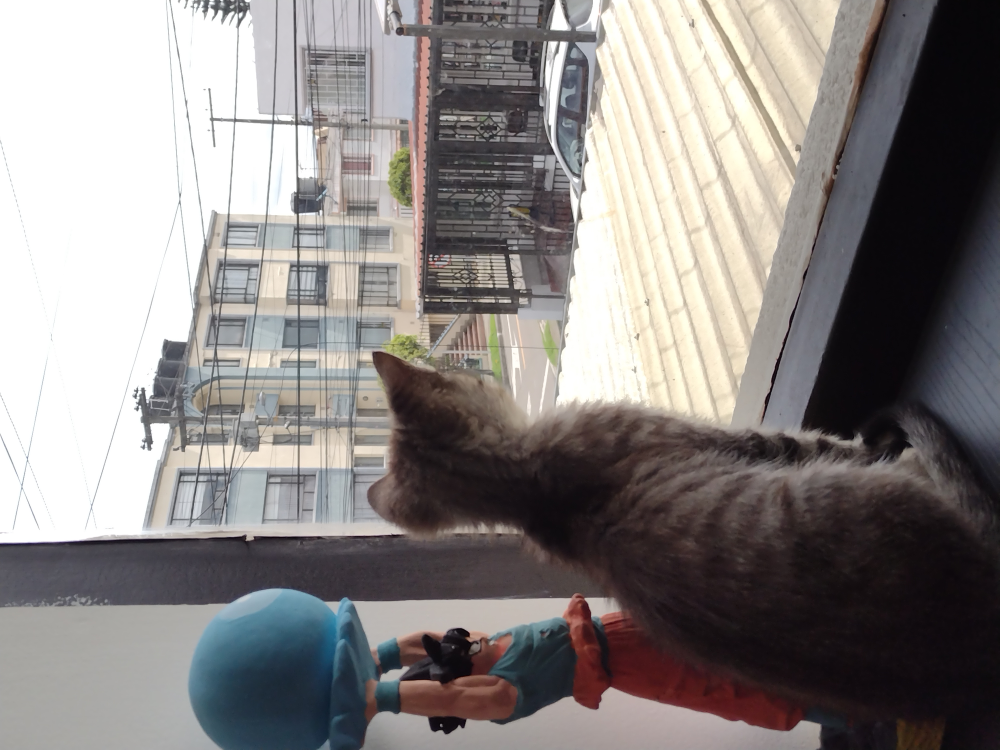
#> input picture Clase 06 - Numpy/Gatillo.jpg, 4000 x 3000 px (shown at 1/4 size)
$ jupyter execute 'Clase 6_ Numpy.ipynb'   (shell and % lines are left out)
#> lines starting #> are read from the running program, lines starting #| are printed output that depends on the picture
# Clase 6: Fundamentos de Numpy

## Objetivos

- Entender por qué y cuándo usar numpy en vez de solo pandas o listas de Python
- Dominar la creación, manipulación y operaciones rápidas sobre arrays
- Realizar transformaciones y análisis prácticos (números e imágenes)

---

## ¿Por qué Numpy? 🤔

1. Velocidad y eficiencia: numpy usa **arrays de bajo nivel** (C/C++), mucho más rápidos que listas de Python para cálculos grandes.
2. Uso en **ciencia de datos y ML**: muchas librerías (scikit-learn, tensorflow, pytorch) usan numpy internamente.
3. Manipulación de datos **multidimensionales**: arrays n-dim (matrices, imágenes, señales...)
4. Diferencia clave: pandas es para tablas y series con etiquetas, numpy es para **cálculo numérico intensivo** y manejo eficiente de arrays.

[cell 1]
import numpy as np
import pandas as pd
# Multiplicar por dos 1 millón de números
x_np = np.arange(1_000_000)
x_list = list(range(1_000_000))

[cell 2]
x_np * 2  # numpy

[cell 3]
[i*2 for i in x_list]  # puro python

---
## Creación de arrays y operaciones básicas

[cell 4]
np.zeros((3,3))  # Matriz de 3X3 que solo contiene ceros

[cell 5]
np.ones((2,4)) # Matriz de 2 filas x 4 columnas que solo contiene unos

[cell 6]
np.arange(0, 11, 2) # Vector de números del 0 al 10, con saltos de 2

[cell 7]
np.linspace(0, 1, 20) # Vector que contiene 5 valores entre el valor de inicio 0 y el valor de fin 1

[cell 8]
# Construir un arreglo de numpy desde una lista
arr = np.array([[[1, 2, 3],[4, 5, 6]],[[1, 2, 3],[4, 5, 6]]])
arr

[cell 9]
arr.shape # Forma del arreglo

[cell 10]
arr.size # Tamaño del arreglo (Cantidad de elementos que contiene)

[cell 11]
arr.dtype # Tipo de datos del arreglo

---
## Indexación, slicing y broadcasting

[cell 12]
A = np.arange(20).reshape(4,5)
A

[cell 13]
print(f"Elemento fila 3, col 2: {A[3, 2]}\n")   # Elemento fila 3, col 2
print(f"Segunda columna: {A[:, 1]}\n")   # Segunda columna
print(f"Filas 1 y 2: \n{A[1:3, :]}\n")   # Filas 1 y 2

[cell 14]
print(A + 10) #Suma 10 a cada valor del arreglo
print()
print(A * 2) #Multiplica por 2 cada valor del arreglo
print()
A[ A % 2 == 1 ] = 0   # Poner ceros donde hay pares
print(A)

---
## Operaciones rápidas y filtrado

[cell 15]
A

[cell 16]
print(f"Promedio de los valores del arreglo: {np.mean(A)}")
print()
print(f"Mediana de los valores del arreglo: {np.median(A)}")
print()
print(f"Desviación estandar de los valores del arreglo: {np.std(A)}")
print()
print(f"Sumatoria de los valores del arreglo por columna: {np.sum(A, axis=0)}")
print()
print(f"Maximo entre los valores del arreglo por fila: {np.max(A, axis=1)}")

[cell 17]
# Filtrado booleano
A[A < 15]  # Todos los menores de 15

---
## Lectura y manipulación de imágenes con numpy

[cell 18]
from PIL import Image  ## Uso de la libreria Pillow
img = Image.open('Gatillo.jpg').convert('RGB')
#> img is the input picture: PIL image 4000x3000 RGB; mean R, G, B 137.3, 132.8, 131.5
img_array = np.array(img)
img_array

[cell 19]
img_array.shape  # (alto, ancho, canales)
#> Out = (3000, 4000, 3)

[cell 20]
import matplotlib.pyplot as plt
plt.imshow(np.rot90(img_array, 3)) # Rotar la imagen 270 grados a la izquierda y Mostrarla
plt.axis('off')
plt.show()
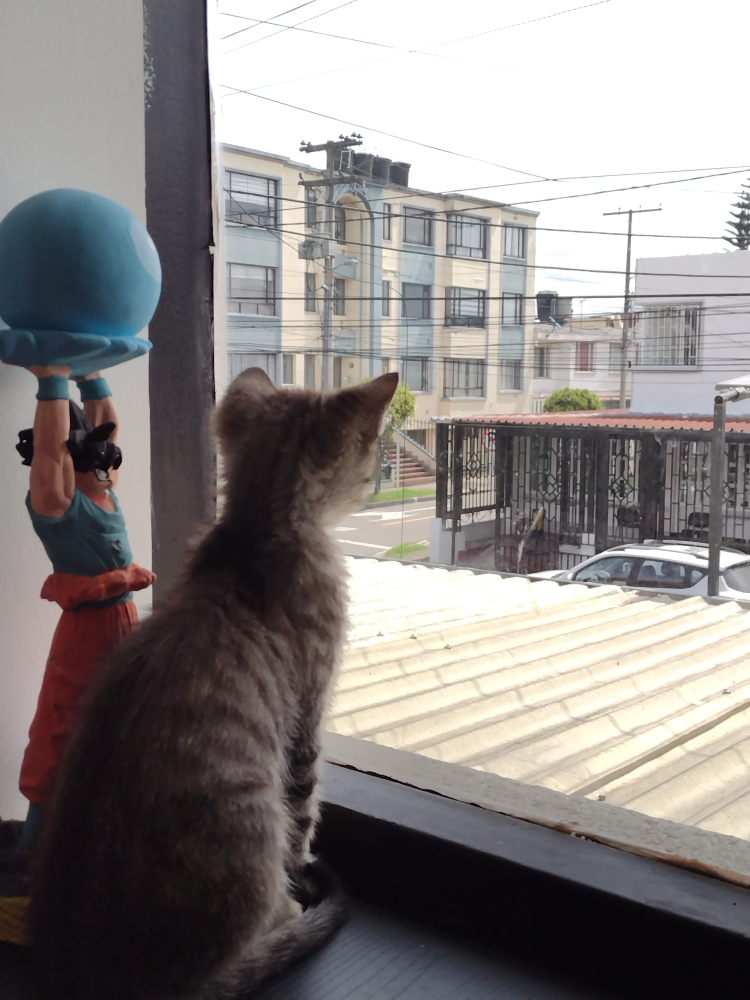
#> shown: shape (4000, 3000, 3) (shown at 1/4 size); mean R, G, B 137.3, 132.8, 131.5

[cell 21]
negativo = 255 - img_array
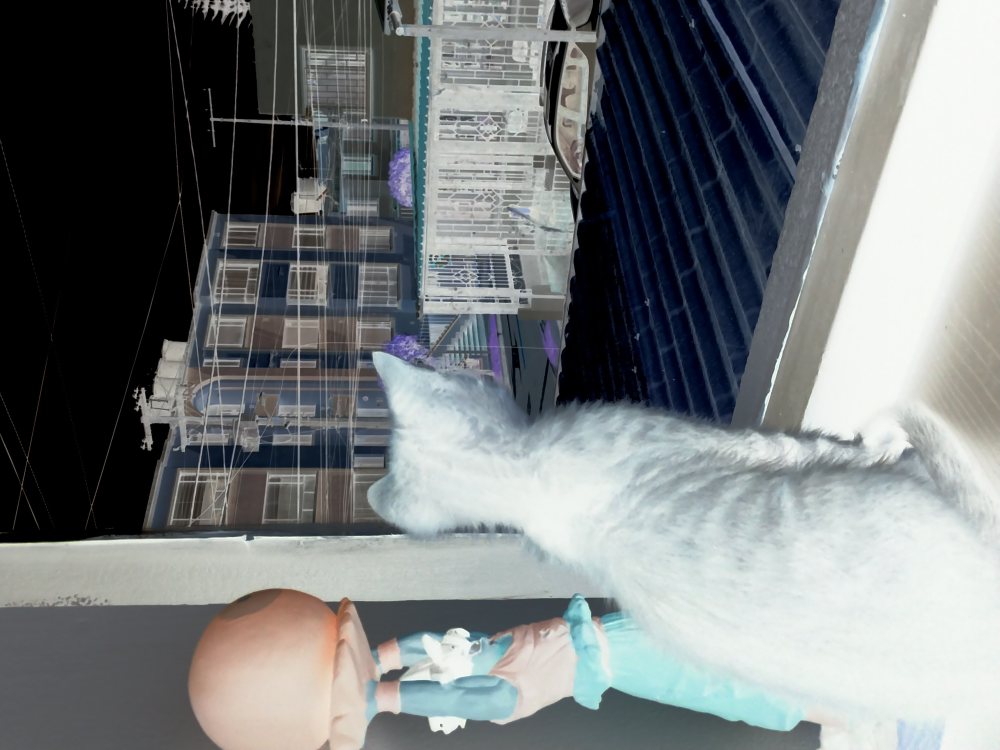
#> negativo: shape (3000, 4000, 3) (shown at 1/4 size); mean R, G, B 117.7, 122.2, 123.5
plt.imshow(np.rot90(negativo, 3))
plt.axis('off')
plt.show()
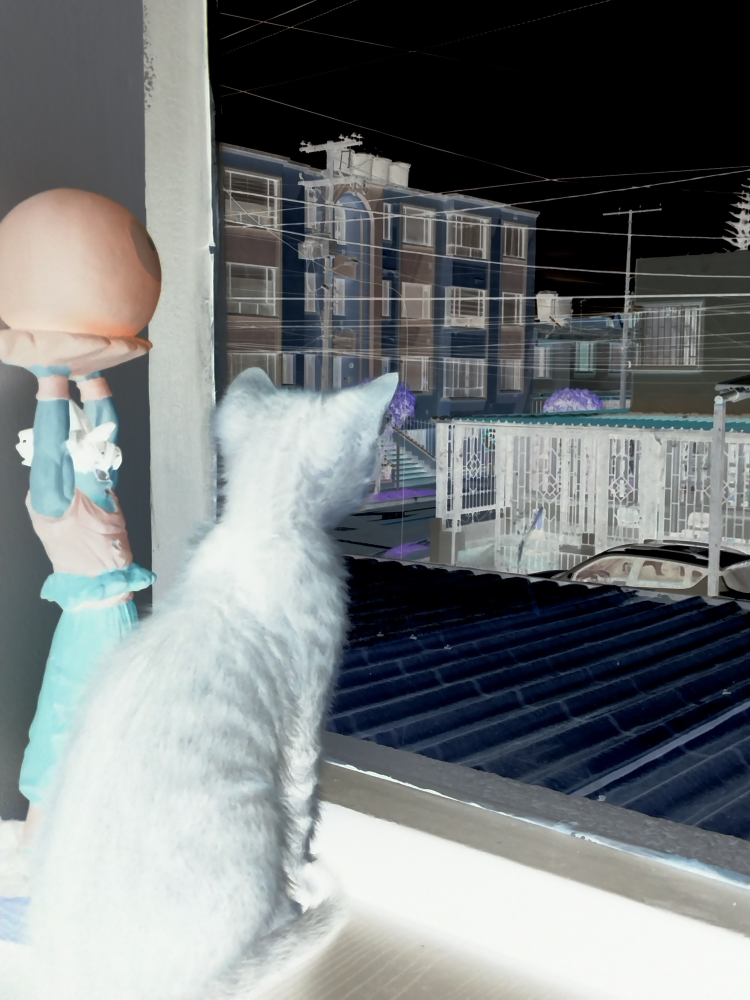
#> shown: shape (4000, 3000, 3) (shown at 1/4 size); mean R, G, B 117.7, 122.2, 123.5

[cell 22]
from scipy.ndimage import gaussian_filter


image = np.array(Image.open("Gatillo.jpg")) / 255.0  # Normalize to [0, 1]

# Define the standard deviation (sigma) for the Gaussian filter
sigma = 15.0  # Adjust this value for more or less blurring

# Apply Gaussian filter to each channel (R, G, B) separately
filtered_image = np.zeros_like(img_array)  # Initialize an array for the filtered image
for channel in range(3):  # Loop over the 3 color channels
    filtered_image[:, :, channel] = gaussian_filter(img_array[:, :, channel], sigma=sigma)
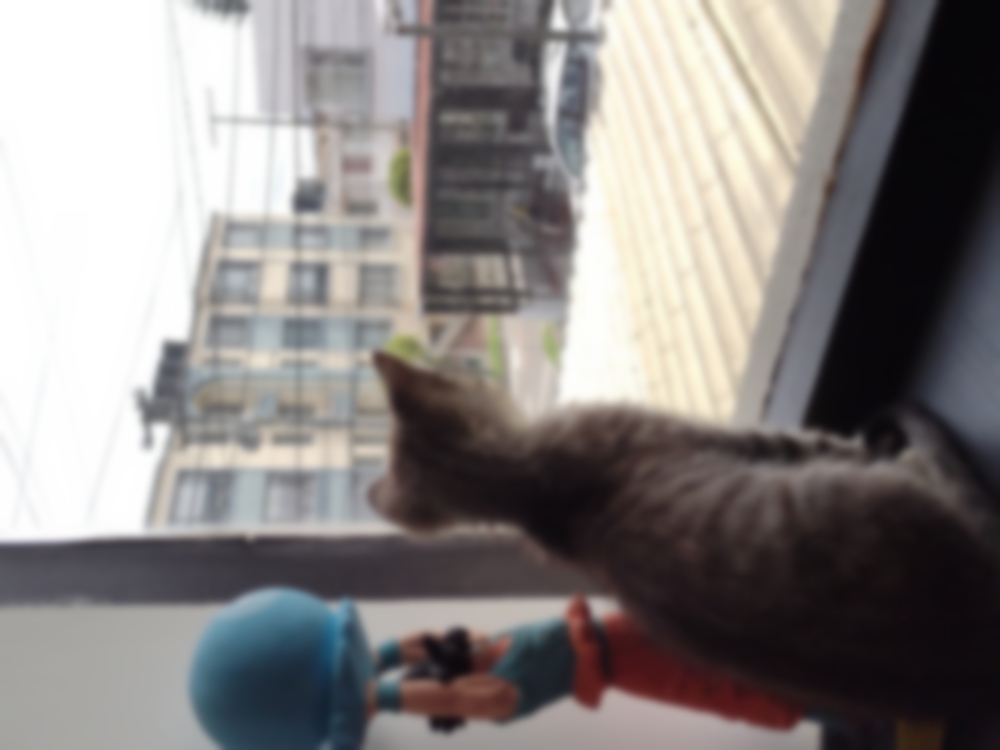
#> filtered_image: shape (3000, 4000, 3) (shown at 1/4 size); mean R, G, B 136.4, 131.8, 130.6

# Display the original and filtered images
plt.figure(figsize=(10, 5))

# Original image
plt.subplot(1, 2, 1)
plt.title("Original Image")
plt.imshow(np.rot90(img_array,3))
plt.axis("off")

# Filtered image
plt.subplot(1, 2, 2)
plt.title("Filtered Image (Gaussian Blur)")
plt.imshow(np.rot90(filtered_image,3))
plt.axis("off")

plt.show()
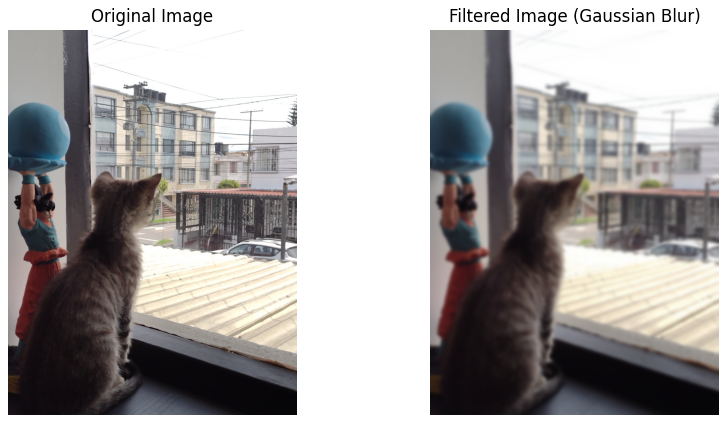
#> figure drawn by matplotlib, 2 panels
